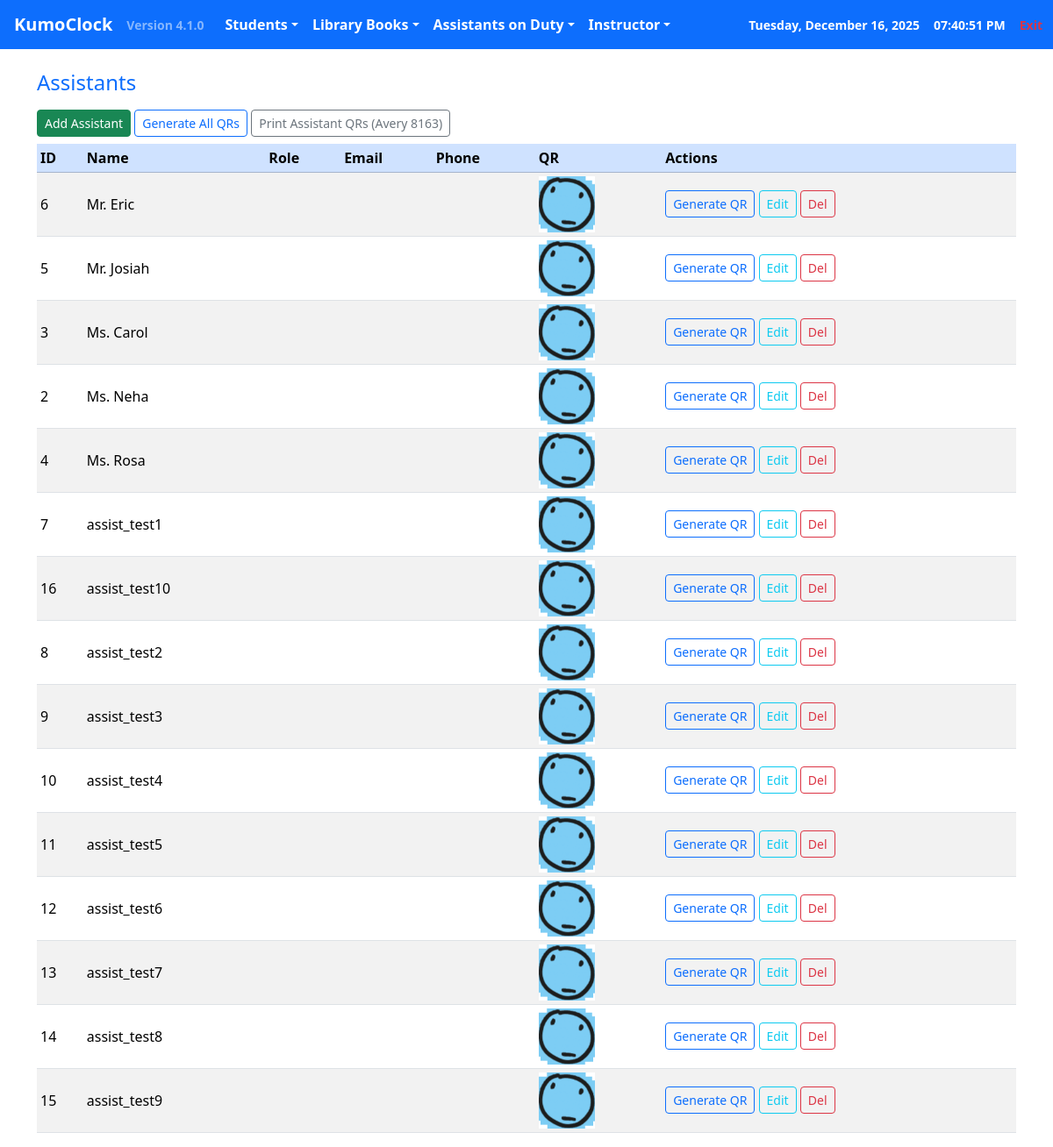
/assistants, run on the app's committed database.
### tables this page shows
CREATE TABLE staff (
        id INTEGER PRIMARY KEY AUTOINCREMENT,
        name TEXT,
        role TEXT,
        email TEXT,
        phone TEXT
    );

### routes/assistants.py (the view)
    @app.route("/assistants")
    def assistants_list():
        return render_template(
            "assistants.html",
            assistants=assistant_manager.get_all_assistants(),
        )

### app.py (called while the page is built)
@app.after_request
def add_no_cache_headers(response):
    response.headers['Cache-Control'] = 'no-store, no-cache, must-revalidate, max-age=0'
    response.headers['Pragma'] = 'no-cache'
    response.headers['Expires'] = '0'
    return response

@app.context_processor
def inject_now():
    now = datetime.now()
    return dict(
        date_str=now.strftime("%A, %B %d, %Y"),
        time_str=now.strftime("%I:%M:%S %p"),
    )

@app.context_processor
def inject_dynamic_lists():
    from routes.api import active_students_cache, checked_out_cache
    return dict(active_list=active_students_cache, checked_list=checked_out_cache)

### modules/assistant_manager.py (called while the page is built)
def get_all_assistants():
    with sqlite3.connect(DB_PATH) as conn:
        c = conn.cursor()
        c.execute("SELECT id, name, role, email, phone FROM staff ORDER BY name")
        return c.fetchall()

### templates/assistants.html
{% extends "base.html" %}
{% block content %}
<div class="container mt-4">
  <h4 class="mb-3 text-primary">Assistants</h4>
  <div class="mb-2">
    <a href="{{ url_for('assistants_add') }}" class="btn btn-success btn-sm">Add Assistant</a>
    <form action="{{ url_for('qr_assistants_generate_all') }}" method="post" class="d-inline">
      <button type="submit" class="btn btn-outline-primary btn-sm">Generate All QRs</button>
    </form>
    <a href="{{ url_for('qr_assistants_pdf') }}" class="btn btn-outline-secondary btn-sm">Print Assistant QRs (Avery 8163)</a>
  </div>
  <table class="table table-sm table-striped align-middle">
    <thead class="table-primary">
      <tr>
        <th>ID</th><th>Name</th><th>Role</th><th>Email</th><th>Phone</th><th>QR</th><th>Actions</th>
      </tr>
    </thead>
    <tbody>
      {% for a in assistants %}
      <tr>
        <td>{{ a[0] }}</td>
        <td>{{ a[1] }}</td>
        <td>{{ a[2] }}</td>
        <td>{{ a[3] }}</td>
        <td>{{ a[4] }}</td>
        <td>
          {% set qr_file = 'assistant_' ~ a[0] ~ '.png' %}
          <img src="/assets/qr_codes/{{ qr_file }}" alt="QR" width="64" height="64" onerror="this.src='/static/img/default.png'">
        </td>
        <td>
          <form action="{{ url_for('qr_assistant_generate', aid=a[0]) }}" method="post" class="d-inline">
            <button type="submit" class="btn btn-outline-primary btn-sm">Generate QR</button>
          </form>
          <a href="{{ url_for('assistants_edit', aid=a[0]) }}" class="btn btn-outline-info btn-sm">Edit</a>
          <a href="{{ url_for('assistants_delete', aid=a[0]) }}" class="btn btn-outline-danger btn-sm" onclick="return confirm('Delete assistant?');">Del</a>
        </td>
      </tr>
      {% endfor %}
    </tbody>
  </table>
</div>
{% endblock %}

### templates/base.html (shortened to what this page needs)
<!doctype html>
<html lang="en">
<head>
<link href="https://cdn.jsdelivr.net/npm/bootstrap@5.3.1/dist/css/bootstrap.min.css" rel="stylesheet">
</head>
<body>
{% include "navbar.html" %}
{% block content %}{% endblock %}
</body>
</html>

### templates/navbar.html (shortened to what this page needs)
<nav class="navbar navbar-expand-lg navbar-dark" style="background-color:#0d6efd; font-weight:600;">
  <div class="container-fluid">
    <a class="navbar-brand fw-bold" style="color:white;" href="{{ url_for('dashboard') }}">
       KumoClock
    </a>
    <span class="text-white-50 small">Version 4.1.0</span>
    <div class="collapse navbar-collapse" id="mainNavbar">
      <ul class="navbar-nav me-auto mb-2 mb-lg-0 ms-3">
        <li class="nav-item dropdown">
          <a class="nav-link dropdown-toggle text-white" href="#" id="studentsMenu"
             role="button" data-bs-toggle="dropdown"> Students</a>
        </li>
        <li class="nav-item dropdown">
          <a class="nav-link dropdown-toggle text-white" href="#" id="booksMenu" role="button" data-bs-toggle="dropdown"> Library Books</a>
        </li>
        <li class="nav-item dropdown">
          <a class="nav-link dropdown-toggle text-white" href="#" id="assistMenu" role="button" data-bs-toggle="dropdown"> Assistants on Duty</a>
        </li>
<li class="nav-item dropdown">
  <a class="nav-link dropdown-toggle text-white" href="#" id="instMenu" role="button" data-bs-toggle="dropdown"> Instructor</a>
</li>
      </ul>
      <div class="d-flex align-items-center text-white small">
        <span class="me-3"> {{ date_str }}</span>
        <span class="me-3"> {{ time_str }}</span>
        <a href="#" class="text-danger fw-bold text-decoration-none"> Exit</a>
      </div>
    </div>
  </div>
</nav>

### data on the page
staff: id "6", name "Mr. Eric"
staff: id "5", name "Mr. Josiah"
staff: id "3", name "Ms. Carol"
staff: id "2", name "Ms. Neha"
staff: id "4", name "Ms. Rosa"
staff: id "7", name "assist_test1"
staff: id "16", name "assist_test10"
staff: id "8", name "assist_test2"
staff: id "9", name "assist_test3"
staff: id "10", name "assist_test4"
staff: id "11", name "assist_test5"
staff: id "12", name "assist_test6"
staff: id "13", name "assist_test7"
staff: id "14", name "assist_test8"
staff: id "15", name "assist_test9"
